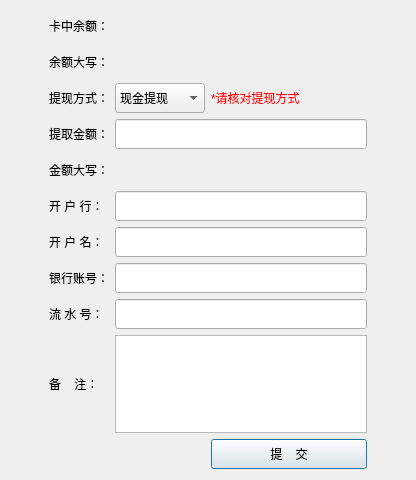
<?xml version="1.0" encoding="UTF-8"?>
<ui version="4.0">
 <class>Dialog</class>
 <widget class="QDialog" name="Dialog">
  <property name="geometry">
   <rect>
    <x>0</x>
    <y>0</y>
    <width>416</width>
    <height>480</height>
   </rect>
  </property>
  <property name="windowTitle">
   <string>提现</string>
  </property>
  <layout class="QGridLayout" name="gridLayout">
   <item row="3" column="0">
    <spacer name="horizontalSpacer">
     <property name="orientation">
      <enum>Qt::Horizontal</enum>
     </property>
     <property name="sizeHint" stdset="0">
      <size>
       <width>40</width>
       <height>20</height>
      </size>
     </property>
    </spacer>
   </item>
   <item row="3" column="1">
    <widget class="QLabel" name="label">
     <property name="minimumSize">
      <size>
       <width>0</width>
       <height>30</height>
      </size>
     </property>
     <property name="text">
      <string>提取金额：</string>
     </property>
    </widget>
   </item>
   <item row="3" column="2" colspan="3">
    <widget class="QLineEdit" name="money">
     <property name="minimumSize">
      <size>
       <width>0</width>
       <height>30</height>
      </size>
     </property>
    </widget>
   </item>
   <item row="4" column="1">
    <widget class="QLabel" name="label_8">
     <property name="minimumSize">
      <size>
       <width>0</width>
       <height>30</height>
      </size>
     </property>
     <property name="text">
      <string>金额大写：</string>
     </property>
    </widget>
   </item>
   <item row="4" column="2" colspan="3">
    <widget class="QLabel" name="label_7">
     <property name="minimumSize">
      <size>
       <width>0</width>
       <height>30</height>
      </size>
     </property>
     <property name="text">
      <string/>
     </property>
    </widget>
   </item>
   <item row="10" column="1">
    <widget class="QLabel" name="label_4">
     <property name="text">
      <string>备    注：</string>
     </property>
    </widget>
   </item>
   <item row="10" column="2" colspan="3">
    <widget class="QPlainTextEdit" name="txt"/>
   </item>
   <item row="11" column="3" colspan="2">
    <widget class="QPushButton" name="pushButton">
     <property name="minimumSize">
      <size>
       <width>0</width>
       <height>30</height>
      </size>
     </property>
     <property name="text">
      <string>提    交</string>
     </property>
    </widget>
   </item>
   <item row="5" column="2" colspan="3">
    <widget class="QLineEdit" name="lineEdit">
     <property name="minimumSize">
      <size>
       <width>0</width>
       <height>30</height>
      </size>
     </property>
    </widget>
   </item>
   <item row="6" column="1">
    <widget class="QLabel" name="label_14">
     <property name="minimumSize">
      <size>
       <width>0</width>
       <height>30</height>
      </size>
     </property>
     <property name="text">
      <string>开 户 名：</string>
     </property>
    </widget>
   </item>
   <item row="0" column="2">
    <widget class="QLabel" name="label_6">
     <property name="minimumSize">
      <size>
       <width>0</width>
       <height>30</height>
      </size>
     </property>
     <property name="styleSheet">
      <string notr="true">color:green;</string>
     </property>
     <property name="text">
      <string/>
     </property>
    </widget>
   </item>
   <item row="0" column="1">
    <widget class="QLabel" name="label_11">
     <property name="minimumSize">
      <size>
       <width>0</width>
       <height>30</height>
      </size>
     </property>
     <property name="text">
      <string>卡中余额：</string>
     </property>
    </widget>
   </item>
   <item row="1" column="1">
    <widget class="QLabel" name="label_9">
     <property name="minimumSize">
      <size>
       <width>0</width>
       <height>30</height>
      </size>
     </property>
     <property name="text">
      <string>余额大写：</string>
     </property>
    </widget>
   </item>
   <item row="2" column="5">
    <spacer name="horizontalSpacer_2">
     <property name="orientation">
      <enum>Qt::Horizontal</enum>
     </property>
     <property name="sizeHint" stdset="0">
      <size>
       <width>40</width>
       <height>20</height>
      </size>
     </property>
    </spacer>
   </item>
   <item row="2" column="3" colspan="2">
    <widget class="QLabel" name="label_5">
     <property name="minimumSize">
      <size>
       <width>0</width>
       <height>30</height>
      </size>
     </property>
     <property name="styleSheet">
      <string notr="true">color:red
</string>
     </property>
     <property name="text">
      <string>*请核对提现方式</string>
     </property>
    </widget>
   </item>
   <item row="2" column="2">
    <widget class="QComboBox" name="comboBox">
     <property name="minimumSize">
      <size>
       <width>0</width>
       <height>30</height>
      </size>
     </property>
     <item>
      <property name="text">
       <string>现金提现</string>
      </property>
     </item>
     <item>
      <property name="text">
       <string>银行卡转账</string>
      </property>
     </item>
    </widget>
   </item>
   <item row="2" column="1">
    <widget class="QLabel" name="label_3">
     <property name="minimumSize">
      <size>
       <width>0</width>
       <height>30</height>
      </size>
     </property>
     <property name="text">
      <string>提现方式：</string>
     </property>
    </widget>
   </item>
   <item row="1" column="2" colspan="3">
    <widget class="QLabel" name="label_10">
     <property name="minimumSize">
      <size>
       <width>0</width>
       <height>30</height>
      </size>
     </property>
     <property name="styleSheet">
      <string notr="true">color:green;
</string>
     </property>
     <property name="text">
      <string/>
     </property>
    </widget>
   </item>
   <item row="8" column="1">
    <widget class="QLabel" name="label_15">
     <property name="minimumSize">
      <size>
       <width>0</width>
       <height>30</height>
      </size>
     </property>
     <property name="text">
      <string>银行账号：</string>
     </property>
    </widget>
   </item>
   <item row="8" column="2" colspan="3">
    <widget class="QLineEdit" name="lineEdit_3">
     <property name="minimumSize">
      <size>
       <width>0</width>
       <height>30</height>
      </size>
     </property>
    </widget>
   </item>
   <item row="6" column="2" colspan="3">
    <widget class="QLineEdit" name="lineEdit_2">
     <property name="minimumSize">
      <size>
       <width>0</width>
       <height>30</height>
      </size>
     </property>
    </widget>
   </item>
   <item row="5" column="1">
    <widget class="QLabel" name="label_13">
     <property name="minimumSize">
      <size>
       <width>0</width>
       <height>30</height>
      </size>
     </property>
     <property name="text">
      <string>开 户 行：</string>
     </property>
    </widget>
   </item>
   <item row="9" column="1">
    <widget class="QLabel" name="qxBankNoidLabel">
     <property name="minimumSize">
      <size>
       <width>0</width>
       <height>30</height>
      </size>
     </property>
     <property name="text">
      <string>流 水 号：</string>
     </property>
    </widget>
   </item>
   <item row="9" column="2" colspan="3">
    <widget class="QLineEdit" name="qxBankNoidInput">
     <property name="minimumSize">
      <size>
       <width>0</width>
       <height>30</height>
      </size>
     </property>
    </widget>
   </item>
  </layout>
 </widget>
 <tabstops>
  <tabstop>comboBox</tabstop>
  <tabstop>money</tabstop>
  <tabstop>txt</tabstop>
 </tabstops>
 <resources/>
 <connections/>
</ui>
